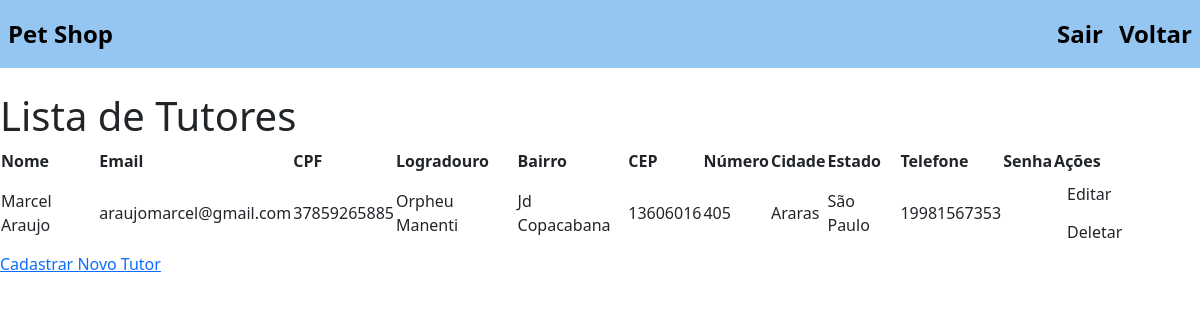
The page /atualizacaoTutor/ on the database its author committed.
### Shop/Aplicativo/models.py (models this page shows)
class cadastroTutorModel(models.Model):
    nometutor = models.CharField(max_length=255)
    email = models.CharField(max_length=255)
    logradouro = models.CharField(max_length=255)
    bairro = models.CharField(max_length=100)
    cep = models.CharField(max_length=255)
    numero = models.CharField(max_length=10)
    cidade = models.CharField('cidade',max_length=100, default = 'cidade')
    estado = models.CharField(max_length=3)
    telefone = models.CharField(max_length=15)
    password= models.CharField('password', max_length=20, default="passord")
    cpf= models.CharField('cpf',max_length=11,default='cpf')

### Shop/Aplicativo/views.py (the view)
# urls.py: path('atualizacaoTutor/', views.atualizacaoTutor, name='atualizacaoTutor'),
def atualizacaoTutor(request):
    tutores = cadastroTutorModel.objects.all()
    return render(request, 'atualizacaoTutor.html', {'tutor': tutores})

### Shop/Aplicativo/templates/atualizacaoTutor.html (shortened to what this page needs)
<!DOCTYPE html>
<html lang="en">
<head>
</head>
<body>
    {% include 'nav.html' %}
    <br>
    <h1>Lista de Tutores</h1>
    <table>
        <thead>
            <tr>
                <th>Nome</th>
                <th>Email</th>
                <th>CPF</th>
                <th>Logradouro</th>
                <th>Bairro</th>
                <th>CEP</th>
                <th>Número</th>
                <th>Cidade</th>
                <th>Estado</th>
                <th>Telefone</th>
                <th>Senha</th>
                <th>Ações</th>
            </tr>
        </thead>
        <tbody>
            {% for tutor in tutor %}
            <tr>
                <td>{{ tutor.nometutor }}</td>
                <td>{{ tutor.email }}</td>
                <td>{{ tutor.cpf }}</td>
                <td>{{ tutor.logradouro }}</td>
                <td>{{ tutor.bairro }}</td>
                <td>{{ tutor.cep }}</td>
                <td>{{ tutor.numero }}</td>
                <td>{{ tutor.cidade }}</td>
                <td>{{ tutor.estado }}</td>
                <td>{{ tutor.telefone }}</td>
                <td>{{ tutor.senha }}</td>
                <td>
                    <a href="/updateTutor/{{ tutor.id }}" class="btn btn-edit">Editar</a>
                    <a href="/deleteTutor/{{ tutor.id }}" class="btn btn-delete">Deletar</a>
                </td>
            </tr>
            {% endfor %}
        </tbody>
    </table>
    <p><a href="/cadastroTutor/">Cadastrar Novo Tutor</a></p>
</body>
</html>

### rows shown on the page
cadastroTutorModel: nometutor "Marcel Araujo", email "araujomarcel@gmail.com", cpf "37859265885", logradouro "Orpheu Manenti", bairro "Jd Copacabana", cep "13606016", numero "405", cidade "Araras", estado "São Paulo", telefone "19981567353"
